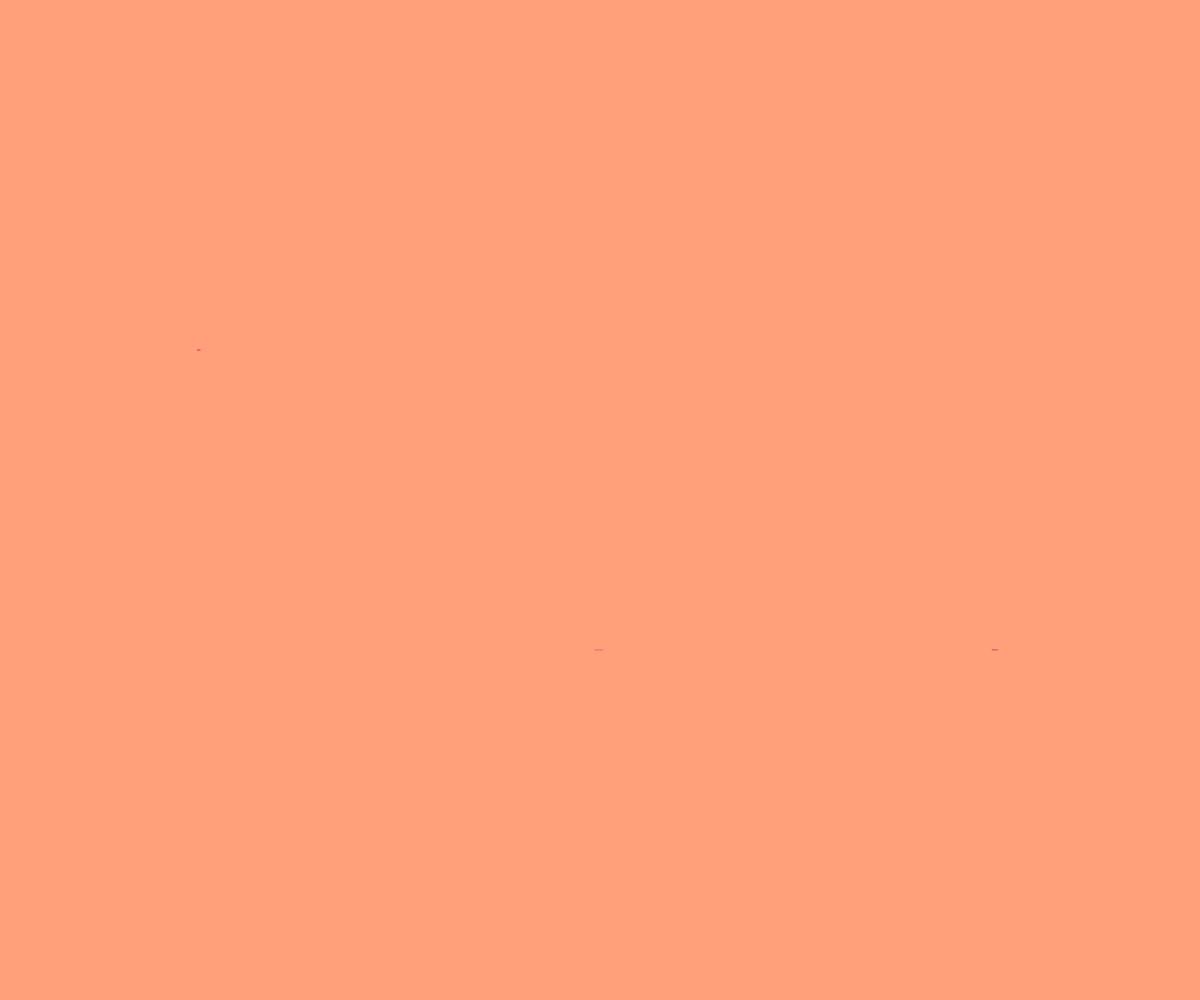
Frame 1 (no input)
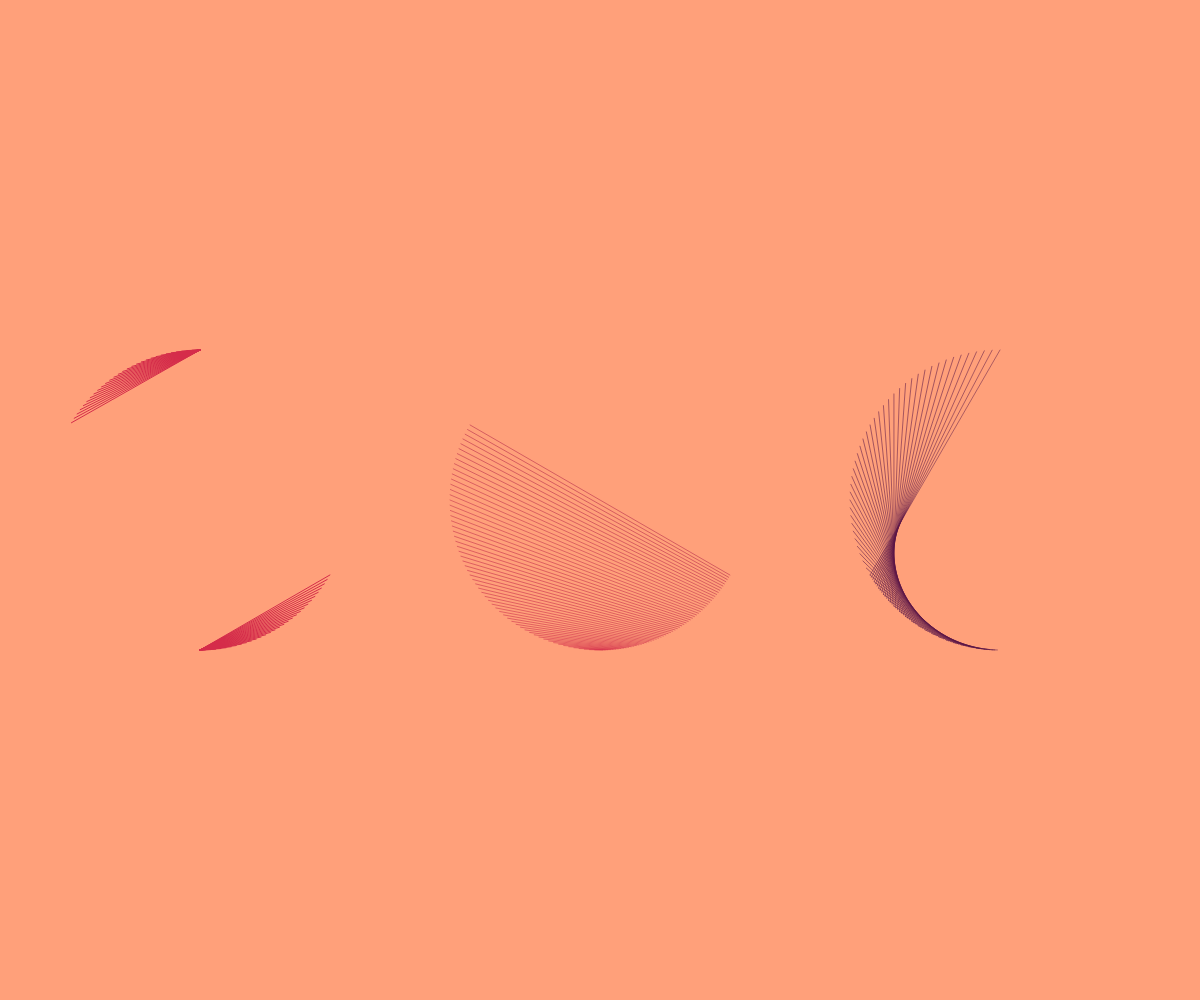
Frame 60 (no input)
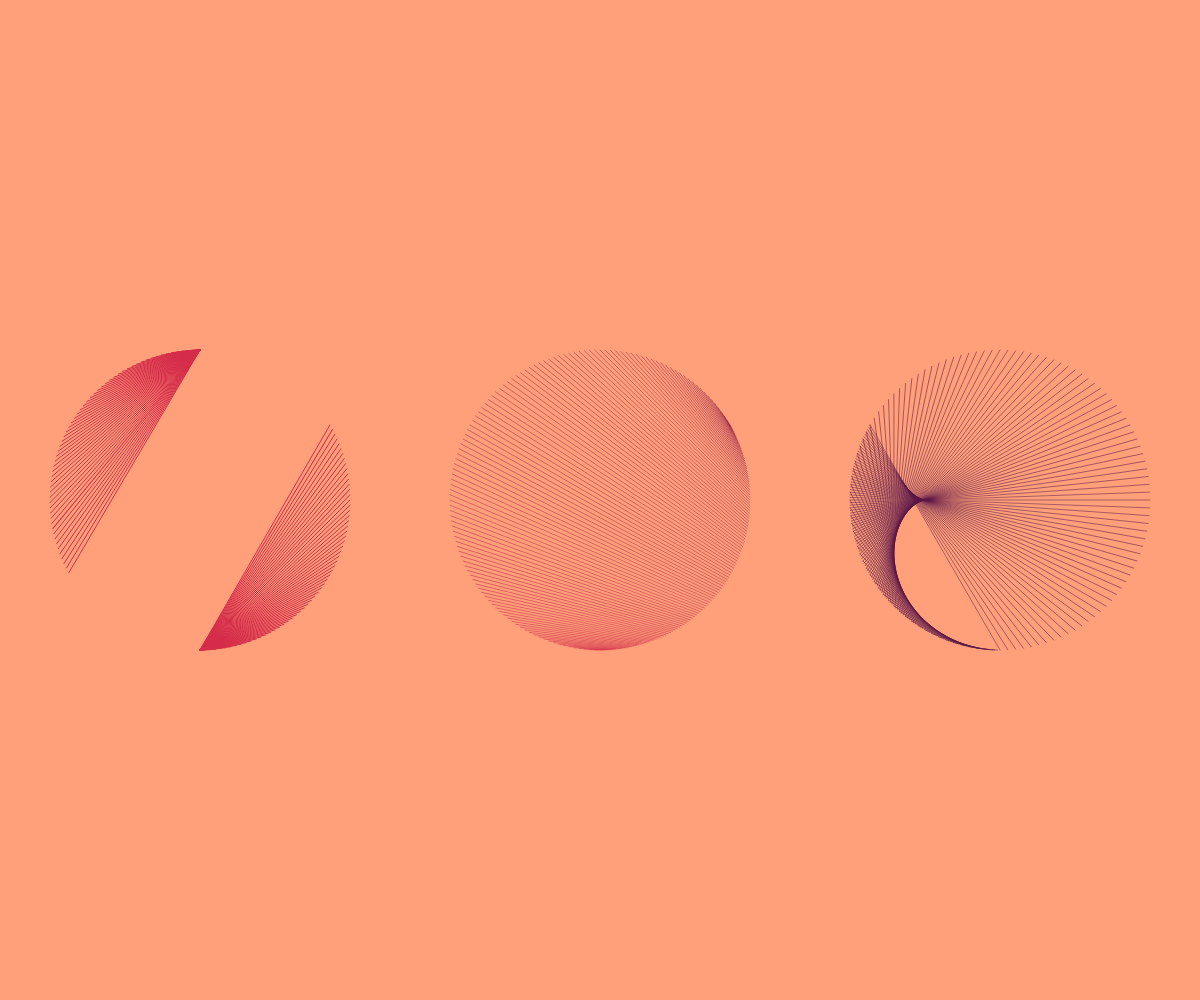
Frame 120 (the mouse pressed at the canvas centre since frame 60)

The p5.js sketch that drew these frames (run headless with seeded random() and noise() and a simulated clock; from frame 60 on, the mouse is pressed at the canvas centre):

// p5.js sketch
// ── sketch.js
function preload(){
  // put preload code here
}

function setup() {
  // put setup code here
  createCanvas(windowWidth,windowHeight);
  background(255, 160, 122);
  angleMode(DEGREES);
  frameRate(100);
}

function draw() {
  // put drawing code here

//line1
  stroke('#D52C4A');
  strokeWeight(2);

  push();
  translate(width/6 ,height/2);
  scale(0.5)
  rotate(frameCount*180);
  line(sin(frameCount)*300,cos(frameCount)*300,cos(90)*300,sin(90)*300);
  pop();

  if (frameCount == 360) {noLoop();}

//line2
  stroke(lerpColor(color('#D52C4A'), color('#5B1647'), frameCount/220));
  strokeWeight(2);

  push();
  translate(width/2 ,height/2);
  scale(0.5)
  rotate(frameCount*2);
  strokeWeight(1);
  line(sin(frameCount*3)*300,cos(frameCount*3)*300,cos(90)*300,sin(90)*300);
  pop();

  if (frameCount == 360) {noLoop();}

//line3
  stroke('#5B1647');
  strokeWeight(3);

  push();
  translate(width/1.2 ,height/2);
  scale(0.5)
  rotate(frameCount*3);
  strokeWeight(1);
  line(sin(frameCount*2)*300,cos(frameCount*2)*300,cos(90)*300,sin(90)*300);
  pop();

  if (frameCount == 360) {noLoop();
  }


}
